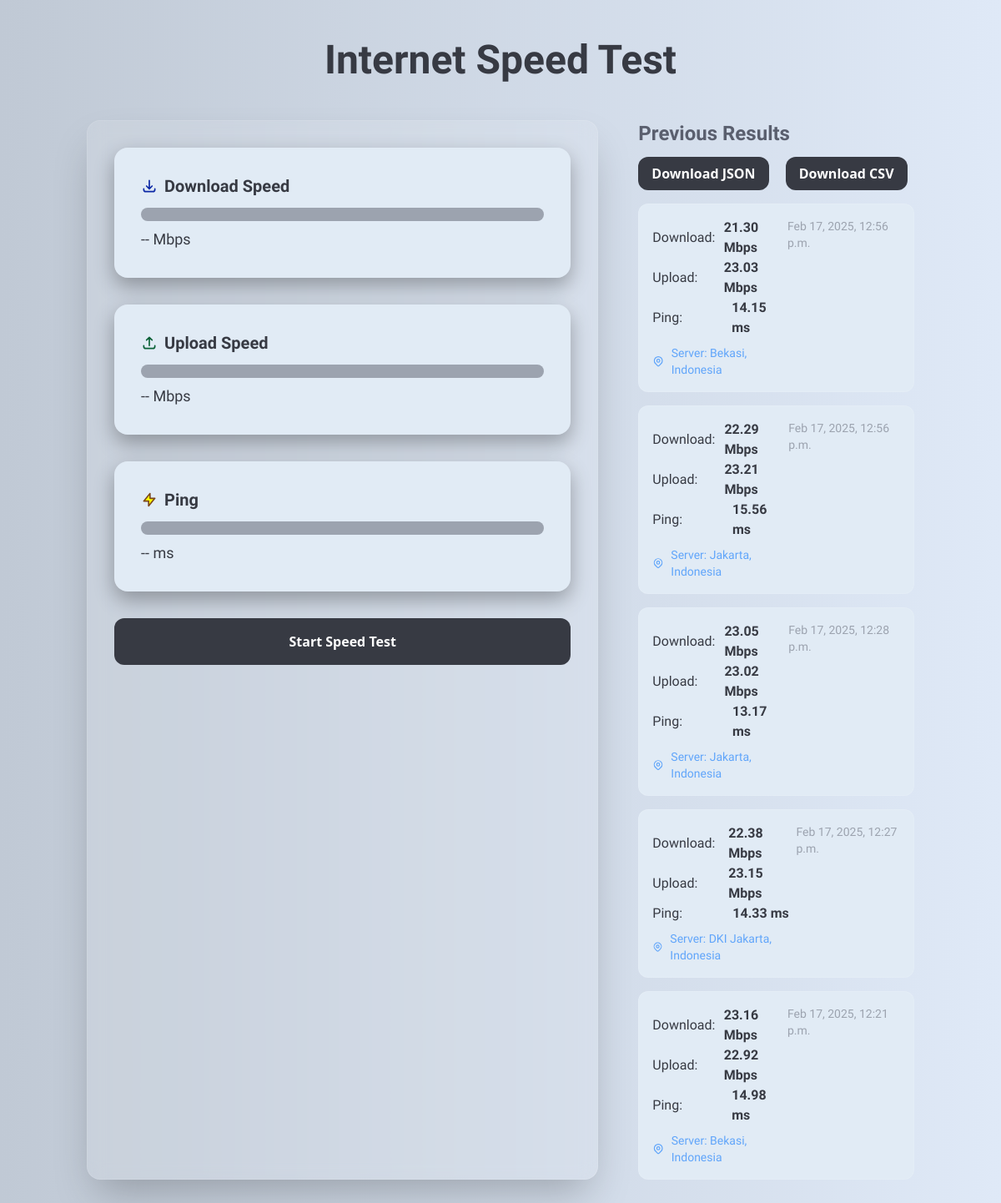
Before: / with the older database file.
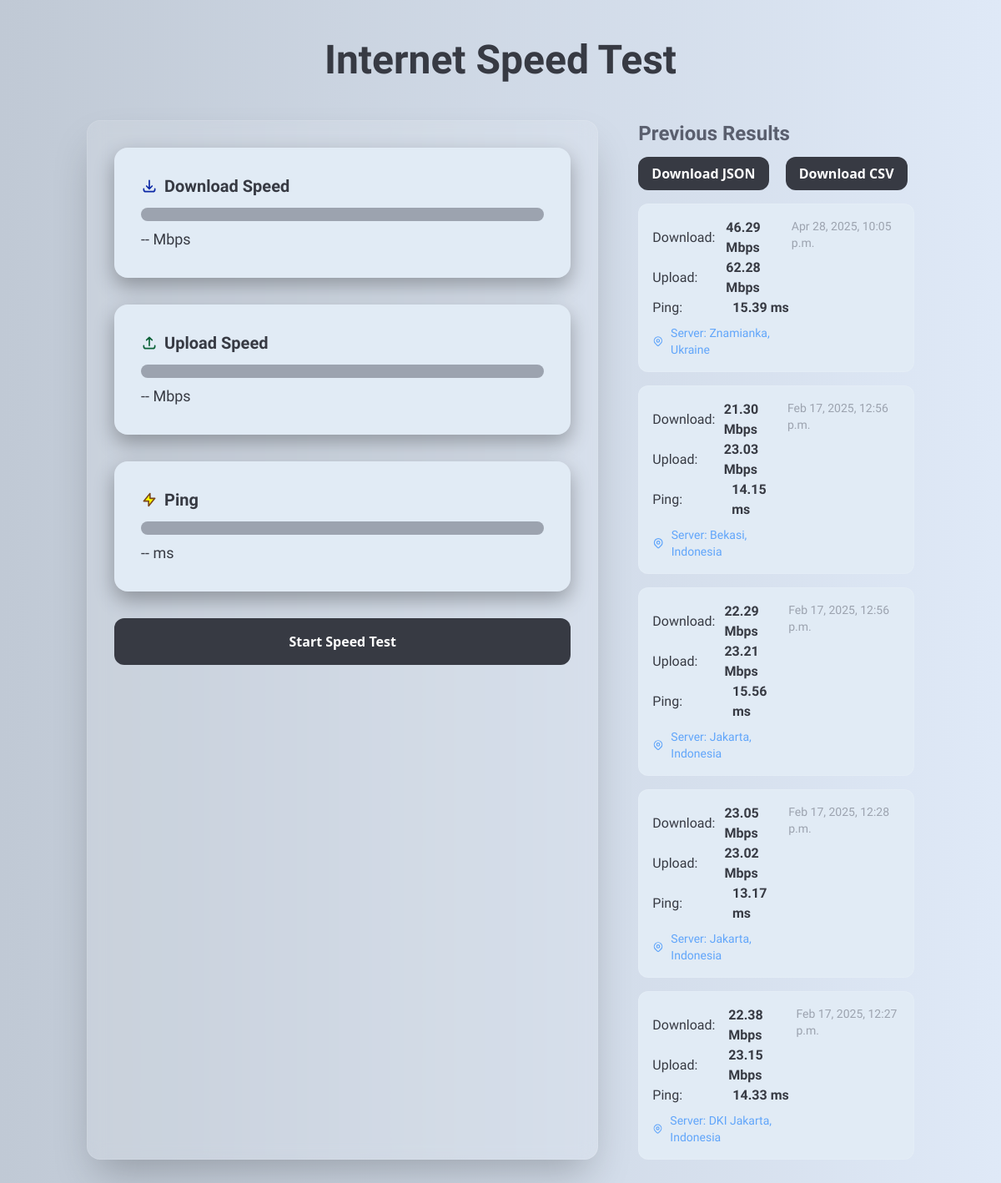
After: the same page with the newer database file.
### speedtest_app/models.py (models this page shows)
class SpeedTestResult(models.Model):
    download_speed = models.FloatField()
    upload_speed = models.FloatField()
    ping = models.FloatField()
    timestamp = models.DateTimeField(default=timezone.now)
    server_location = models.CharField(max_length=255, blank=True)
    server_name = models.CharField(max_length=255, blank=True)
    server_country = models.CharField(max_length=100, blank=True)
    class Meta:
        ordering = ['-timestamp']

### speedtest_app/views.py (the view)
# urls.py: path('', views.index, name='index'),
def index(request):
    latest_results = SpeedTestResult.objects.all()[:5]  # Retrieve the latest 5 entries from the database
    return render(request, 'speedtest_app/index.html', {'latest_results': latest_results})

### speedtest_app/templates/speedtest_app/index.html (shortened to what this page needs)
{% load static %}
<!DOCTYPE html>
<html lang="en">
<head>
    <link href="https://cdnjs.cloudflare.com/ajax/libs/tailwindcss/2.2.19/tailwind.min.css" rel="stylesheet">
    <link rel="stylesheet" href="{% static 'speedtest_app/css/styles.css' %}">
</head>
<body class="gradient-bg text-white min-h-screen">
    <div class="container mx-auto px-4 py-12">
        <h1 class="text-5xl font-bold text-center mb-12">
            Internet Speed Test
        </h1>
        <div class="flex flex-col lg:flex-row gap-12">
            <div class="flex-1 glass-effect rounded-2xl p-8 shadow-2xl">
                <div class="space-y-8">
                    <div class="transform hover:scale-105 transition-transform duration-200 test-box">
                        <h3 class="text-xl font-semibold mb-3 flex items-center">
                            <svg class="w-5 h-5 mr-2" fill="none" stroke="#0C28A6" viewBox="0 0 24 24">
                                <path stroke-linecap="round" stroke-linejoin="round" stroke-width="2" d="M4 16v1a3 3 0 003 3h10a3 3 0 003-3v-1m-4-4l-4 4m0 0l-4-4m4 4V4"/>
                            </svg>
                            Download Speed
                        </h3>
                        <div class="w-full bg-gray-400 rounded-full h-4 overflow-hidden">
                        </div>
                        <p id="download-speed" class="mt-2 text-lg">-- Mbps</p>
                    </div>
                    <div class="transform hover:scale-105 transition-transform duration-200 test-box">
                        <h3 class="text-xl font-semibold mb-3 flex items-center">
                            <svg class="w-5 h-5 mr-2" fill="none" stroke="#0A6137" viewBox="0 0 24 24">
                                <path stroke-linecap="round" stroke-linejoin="round" stroke-width="2" d="M4 16v1a3 3 0 003 3h10a3 3 0 003-3v-1m-4-8l-4-4m0 0L8 8m4-4v12"/>
                            </svg>
                            Upload Speed
                        </h3>
                        <div class="w-full bg-gray-400 rounded-full h-4 overflow-hidden">
                        </div>
                        <p id="upload-speed" class="mt-2 text-lg">-- Mbps</p>
                    </div>
                    <div class="transform hover:scale-105 transition-transform duration-200 test-box">
                        <h3 class="text-xl font-semibold mb-3 flex items-center">
                            <svg class="w-5 h-5 mr-2" fill="yellow" stroke="#7D481A" viewBox="0 0 24 24">
                                <path stroke-linecap="round" stroke-linejoin="round" stroke-width="2" d="M13 10V3L4 14h7v7l9-11h-7z"/>
                            </svg>
                            Ping
                        </h3>
                        <div class="w-full bg-gray-400 rounded-full h-4 overflow-hidden">
                        </div>
                        <p id="ping-value" class="mt-2 text-lg">-- ms</p>
                    </div>
                    <button id="check-speed" class="w-full custom-button text-white font-bold py-4 px-6 rounded-xl transition duration-200 transform hover:scale-105 focus:outline-none focus:ring-2 focus:ring-gray-600 focus:ring-opacity-50">
                        <span id="button-text">Start Speed Test</span>
                    </button>
                </div>
            </div>
            <div class="w-full lg:w-1/3">
                <h2 class="text-2xl font-bold mb-3" style="color: #5A5F6E;">Previous Results</h2>
                <div class="mb-4">
                    <a href="{% url 'speedtest_app:export_results' format='json' %}"
                       class="inline-block custom-button mr-4 text-white font-semibold py-2 px-4 rounded-xl transition duration-200 transform hover:scale-105 focus:outline-none focus:ring-2 focus:ring-gray-600 focus:ring-opacity-50">
                        Download JSON
                    </a>
                    <a href="{% url 'speedtest_app:export_results' format='csv' %}"
                       class="inline-block custom-button text-white font-semibold py-2 px-4 rounded-xl transition duration-200 transform hover:scale-105 focus:outline-none focus:ring-2 focus:ring-gray-600 focus:ring-opacity-50">
                        Download CSV
                    </a>
                </div>
                <div class="space-y-4">
                    {% for result in latest_results %}
                    <div class="glass-effect result-box p-4 rounded-xl transform hover:scale-102 transition-transform duration-200">
                        <div class="flex justify-between items-start">
                            <div>
                                <p class="flex items-center"><span class="w-24">Download:</span> <span class="font-semibold">{{ result.download_speed|floatformat:2 }} Mbps</span></p>
                                <p class="flex items-center"><span class="w-24">Upload:</span> <span class="font-semibold">{{ result.upload_speed|floatformat:2 }} Mbps</span></p>
                                <p class="flex items-center"><span class="w-24">Ping:</span> <span class="font-semibold">{{ result.ping|floatformat:2 }} ms</span></p>
                                <p class="flex items-center mt-2 text-sm text-blue-400">
                                    Server: {{ result.server_name }}, {{ result.server_country }}
                                </p>
                            </div>
                            <p class="text-sm text-gray-400">{{ result.timestamp|date:"M j, Y, g:i a" }}</p>
                        </div>
                    </div>
                    {% endfor %}
                </div>
            </div>
        </div>
    </div>
</body>
</html>

### speedtest_app/static/speedtest_app/css/styles.css (style rules this page uses)
h1, h2, h3, p { font-family: 'Sansation', sans-serif; color: #373A43; }
.glass-effect { background: rgba(255,255,255, 0.1); backdrop-filter: blur(10px); border: 1px solid rgba(255, 255, 255, 0.1); }
.gradient-bg { background: linear-gradient(to right, #C0C9D5, #DFE9F7); }
.test-box { background: #E1EBF5; backdrop-filter: blur(10px); border-radius: 1rem; padding: 2rem; box-shadow: 0 10px 25px rgba(0, 0, 0, 0.3); transition: transform 0.3s ease; }
.result-box { background: #E1EBF5; }
.custom-button { background-color: #373A43; }

Changed rows visible on the page:
no longer on this page (row unchanged): SpeedTestResult: download_speed "23.16", upload_speed "22.92", ping "14.98", server_name "Bekasi", server_country "Indonesia", timestamp "Feb 17, 2025, 12:21 p.m."
added SpeedTestResult: download_speed "46.29", upload_speed "62.28", ping "15.39", server_name "Znamianka", server_country "Ukraine", timestamp "Apr 28, 2025, 10:05 p.m."
